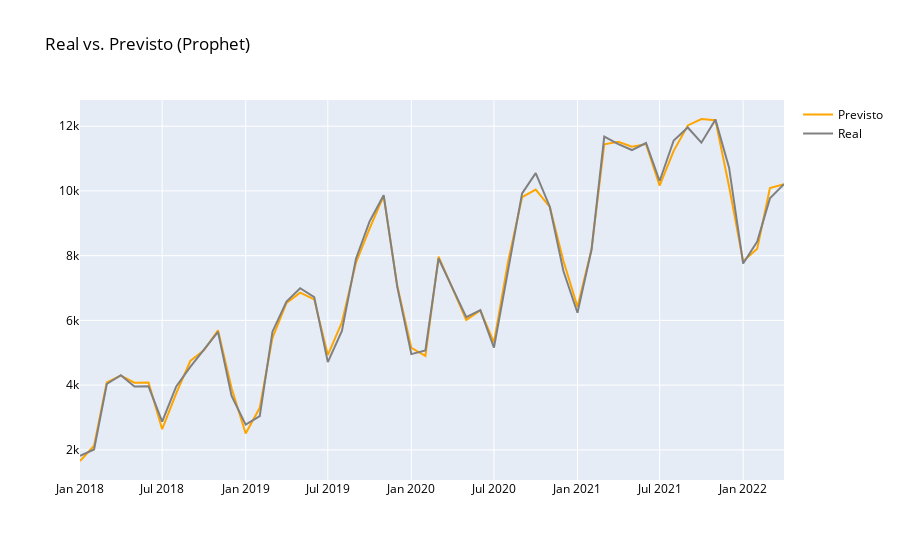

The notebook cell saved with this chart:
### Code cell
fig = go.Figure(data=[
    go.Scatter(name='Previsto',x=forecast['ds'], y=forecast['yhat'], marker={'color': 'orange'}),
    go.Scatter(name='Real', x=df_prophet['ds'], y=df_prophet['y'], marker={'color': 'gray'})
    ])
fig.update_layout(font=dict(color='black'), title_text='Real vs. Previsto (Prophet)')
fig.show()
